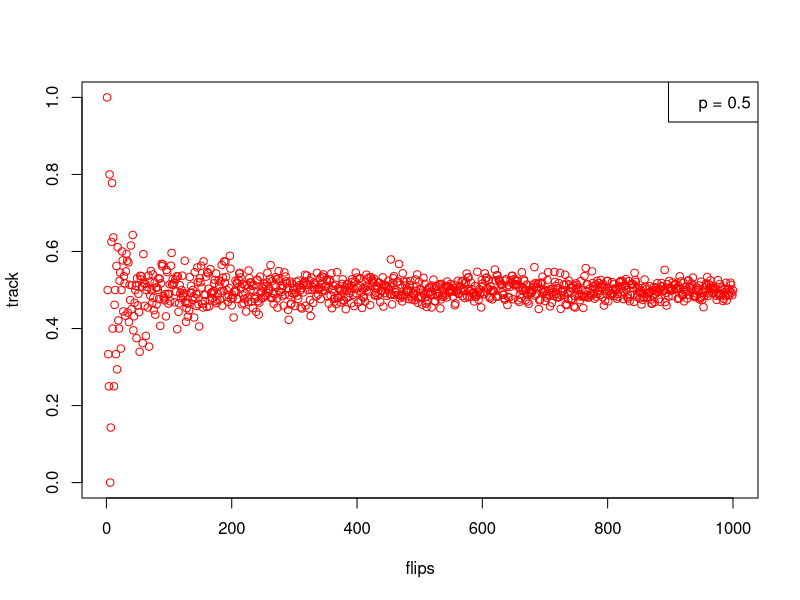

Write R code to recreate this figure.
## ---- chunk 1
coinflips <- function(tosses, tries, p){
  tab <- matrix(runif(tosses * tries) > p,
              nrow = length(tosses), ncol=tries)
  y <- rowSums(tab)
  y.mean <- mean(y)
  prop <- (y.mean/tries)
  return(prop)
}
coinflips(1, 100, 0.5)
## ---- chunk 2
B <- 1000
n <- 1
track <- matrix(nrow = B, ncol = n, dimnames = list(c(1:B),names(n)))
for (i in 1:B) {
  track[i,] <- coinflips(1, i, 0.5)
}
tail(track)
## ---- chunk 3
plot(track, xlab="flips", col="red")
legend("topright", c("p = 0.5"))
